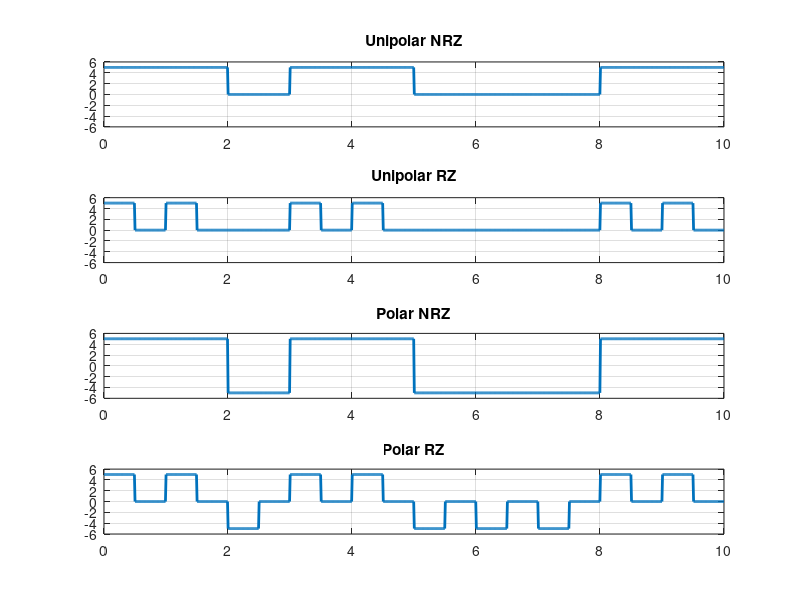
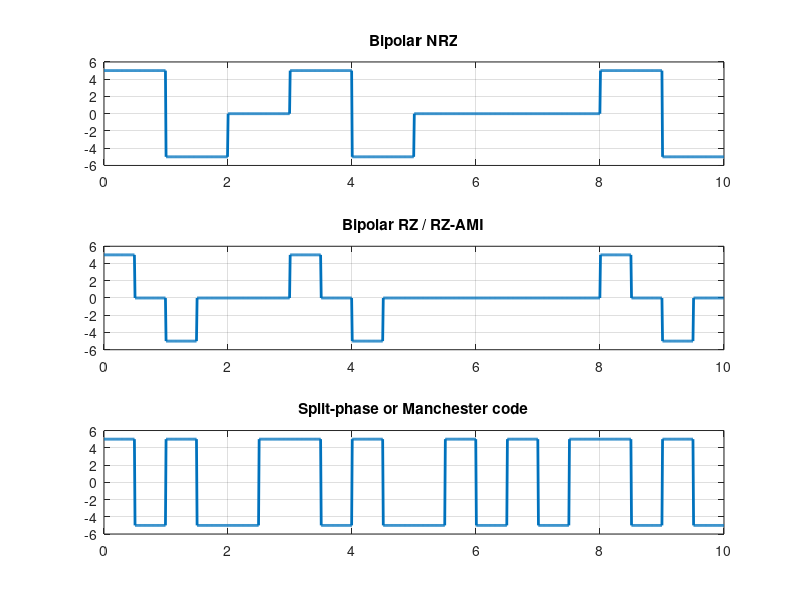
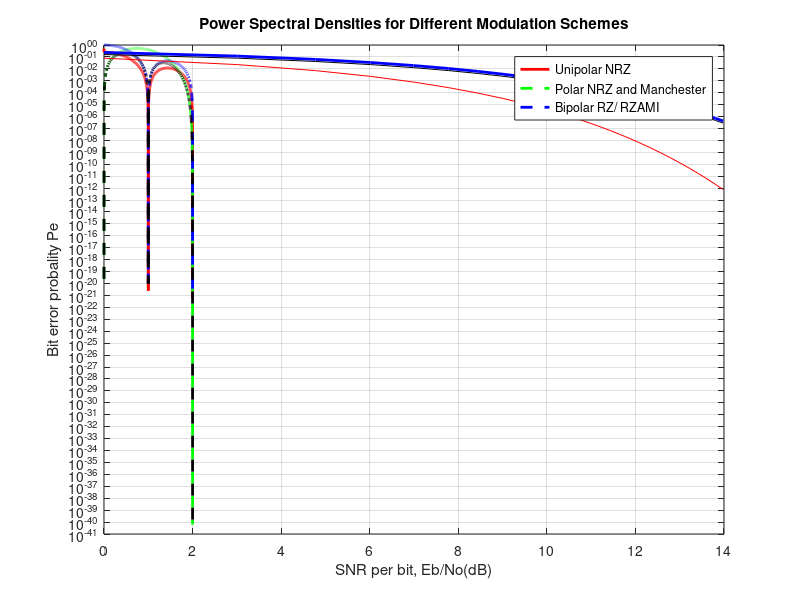

MATLAB code to generate these figures, in order:
%Input parameters
N= 10; % Number of input bits
a=floor(2*rand (1,N)) % generates random 1's and zero's and displays
A=5; % Pulse amplitude
Tb=1; %bit period
fs=100; % Number of samples (even number) taken in a bitperiod
%Unipolar NRZ
U=[];
for k=1:N;
U = [U A*a(k)*ones(1,fs)];
end
%Unipolar RZ
U_rz=[];
for k=1:N;
c = ones(1,fs/2);
b = zeros(1,fs/2);
p = [c b];
U_rz = [U_rz A*a(k)*p];
end
%Polar NRZ
P=[];
for k=1:N
P = [P ((-1)^(a(k) + 1))*A*ones(1,fs)];
end
%Polar RZ
P_rz=[];
for k = 1:N
c = ones(1,fs/2);
b = zeros(1,fs/2);
p = [c b];
P_rz = [P_rz ((-1)^(a(k)+1))*A*p];
end
%Bipolar NRZ
B=[];
count=-1;
for k= 1:N
if a(k)==1
if count==-1
B = [B A*a(k)*ones(1,fs)];
count=1;
else
B = [B -A*a(k)*ones(1,fs)];
count=-1;
end
else
B = [B A*a(k)*ones(1,fs)];
end
end
%Bipolar RZ / AMI RZ
B_rz=[];
count=-1;
for k= 1:N
if a(k)==1
if count==-1
B_rz = [B_rz A*a(k)*ones(1,fs/2) zeros(1,fs/2)];
count=1;
else
B_rz = [B_rz -A*a(k)*ones(1,fs/2) zeros(1,fs/2)];
count=-1;
end
else
B_rz = [B_rz A*a(k)*ones(1,fs)];
end
end
%Split-phase or Manchester code
M=[];
for k = 1:N
c = ones(1,fs/2);
b = -1*ones(1,fs/2);
p = [c b];
M = [M ((-1)^(a(k)+1))*A*p];
end
T = linspace(0,N*Tb, length(U));% Time vector % Lengths of all codes are same
figure(1)
subplot(4, 1, 1); plot(T,U,'LineWidth',2)
axis([0 N*Tb -6 6])
title('Unipolar NRZ')
grid on
subplot(4, 1, 2); plot(T,U_rz,'LineWidth',2)
axis([0 N*Tb -6 6])
title('Unipolar RZ')
grid on
subplot(4, 1, 3); plot(T,P,'LineWidth',2)
axis([0 N*Tb -6 6])
title('Polar NRZ')
grid on
subplot(4, 1, 4); plot(T,P_rz,'LineWidth',2)
axis([0 N*Tb -6 6])
title('Polar RZ')
grid on
figure(2)
subplot(3, 1, 1); plot(T,B,'LineWidth',2)
axis([0 N*Tb -6 6])
title('Bipolar NRZ')
grid on
subplot(3, 1, 2); plot(T,B_rz,'LineWidth',2)
axis([0 N*Tb -6 6])
title('Bipolar RZ / RZ-AMI')
grid on
subplot(3, 1, 3); plot(T,M,'LineWidth',2)
axis([0 N*Tb -6 6])
title('Split-phase or Manchester code')
grid on


%PSD of Line Codes
v = 1; % voltage level of a bit
R = 1; % Bitrate
T = 1/R; % Bit period
f = 0:0.001*R:2*R; % frequency vector in terms of bit rate
f = f + 1e-10; % Otherwise, sin(0)/0 is undefined
% PSD curves are plotted for Bitrate=1bps and Pulse amplitude=1V
% Unipolar NRZ
s_unipolar_nrz = ((v^2*T/4).*(sin(pi.*f*T)./(pi.*f*T)).^2);
s_unipolar_nrz(1) = s_unipolar_nrz(1) + (v^2/4); % corresponds to an impulse function of weight v^2/4 at f=0 added to s(f) at f=0
% Manchester code
s_manchester = (v^2*T).*((sin(pi.*f*T/2)./(pi.*f*T/2)).^2).*(sin(pi.*f*T/2).^2);
% Polar NRZ
s_polar_nrz = ((v^2*T).*(sin(pi.*f*T)./(pi.*f*T)).^2);
% Bipolar RZ
s_bipolar_rz = (v^2*T/4).*((sin(pi.*f*T/2)./(pi.*f*T/2)).^2).*(sin(pi.*f*T).^2);
% Plotting
figure;
plot(f, (s_unipolar_nrz), '-r', 'LineWidth', 2);
hold on;
plot(f, (s_manchester), '--g', 'LineWidth', 2);
plot(f, (s_polar_nrz), '--b', 'LineWidth', 2);
plot(f, (s_bipolar_rz), '--k', 'LineWidth', 2);
legend('Unipolar NRZ', 'Manchester code', 'Polar NRZ', 'Bipolar RZ/ RZ-AMI');
xlabel('Normalized frequency');
ylabel('Power spectral density (dB)');
title('Power Spectral Densities for Different Modulation Schemes');
grid on;



%Probability of error
E=[0:1:25]; % Eb/N0=SNR of the recieved signal
%Unipolar NRZ
P1=(1/2)*erfc(sqrt(E/2));
%polar NRZ and Manchester code has same Pe for equiprobable 1's and 0's
P2=(1/2)*erfc(sqrt(E));
%Bipolar RZ/ RZ-AMI
P3=(3/4)*erfc(sqrt(E/2));
E=10*log10(E); % SNR in dB
semilogy(E,P1,'-k',E,P2,'-r',E,P3,'-b','LineWidth',2)
legend('Unipolar NRZ','Polar NRZ and Manchester','Bipolar RZ/ RZAMI','Location','best');
xlabel('SNR per bit, Eb/No(dB)');
ylabel('Bit error probality Pe');